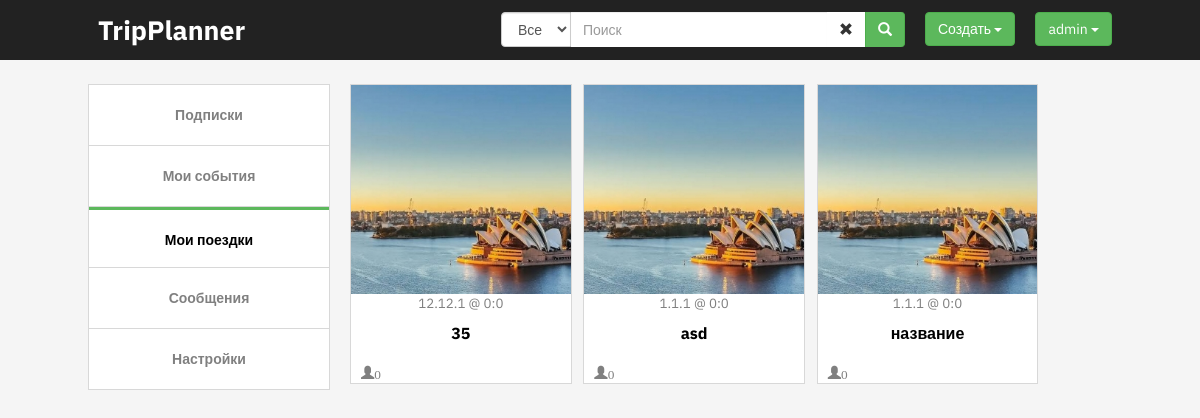
Page /profile/trips (signed in) on the earlier database version.
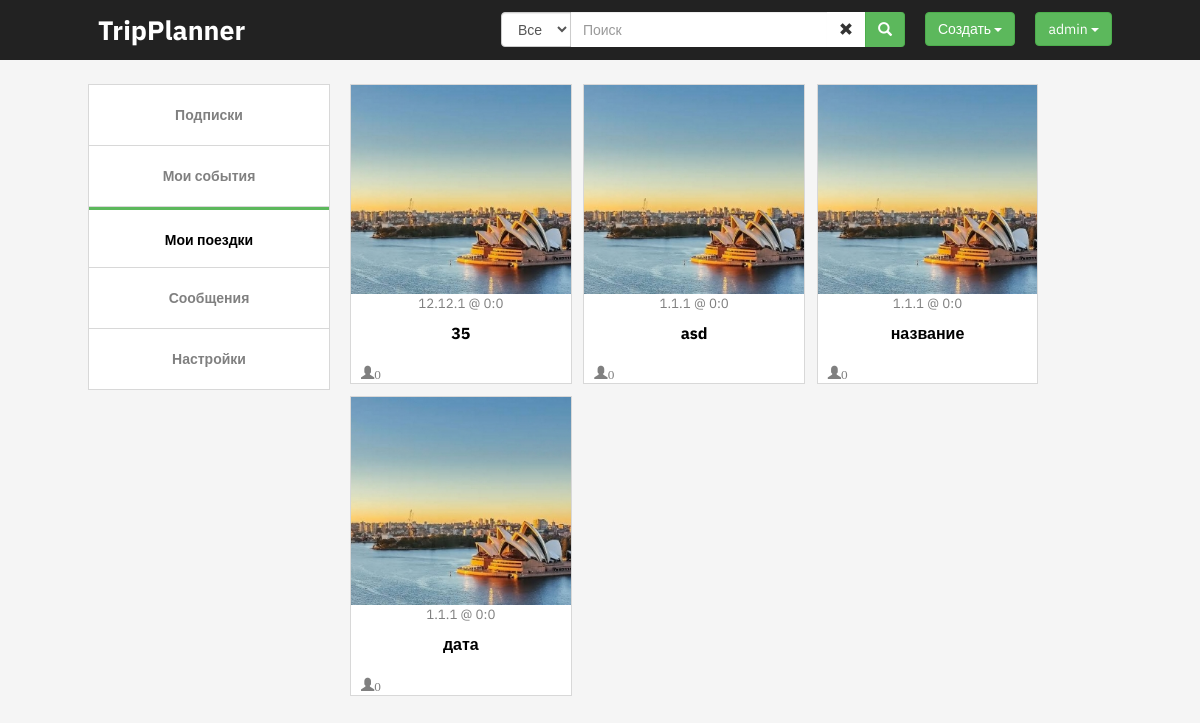
Same page on the later database version.
### main/models.py (models this page shows, shortened)
class BaseEvent(models.Model):
    creater = models.ForeignKey(User, on_delete=models.DO_NOTHING, null=True)
    title = models.CharField(max_length=200, default='')
    description = models.TextField()
    num_of_participants = models.IntegerField(default=0)
    preview = models.ImageField(default='', upload_to='previews')
    date = models.DateTimeField(default=datetime.date.today)
    category = models.ForeignKey(BaseEventCategory, on_delete=models.DO_NOTHING, null=True, blank=True)
    event_manager = EventManager()
    objects = models.Manager()

class Trip(BaseEvent):
    distance = models.IntegerField(default=0)
    duration = models.IntegerField(default=0)
    num_of_places = models.IntegerField(default=0)

class BaseEvent(models.Model):
    creater = models.ForeignKey(User, on_delete=models.DO_NOTHING, null=True)
    title = models.CharField(max_length=200, default='')
    description = models.TextField()
    num_of_participants = models.IntegerField(default=0)
    preview = models.ImageField(default='', upload_to='previews')
    date = models.DateTimeField(default=datetime.date.today)
    category = models.ForeignKey(BaseEventCategory, on_delete=models.DO_NOTHING, null=True, blank=True)
    event_manager = EventManager()
    objects = models.Manager()

### account/views.py (the view)
# urls.py: path('profile/trips', account.views.trips, name='trips'),
@login_required
def trips(request):
	events = Trip.objects.filter(creater=request.user)
	return render(request, "account/account.html", {"events":events})

### account/templates/account/account.html
{% extends "main/base.html" %}
{% load staticfiles %}
{% block content %}
{% include "account/account_menu.html" %}
{% include "main/event_grid.html" %}
{% endblock content %}

### main/templates/main/event_grid.html
<div class='content-grid'>
    {% for event in events%}
    <div class='content-grid-cell'>
        <a href={% url 'event_page' event.id %}>
        <img class='preview' src="{{ event.preview.url}}" />
        <span class='date-span'>{{event.date.month}}.{{event.date.day}}.{{event.date.year}} @ {{event.date.hour}}:{{event.date.minute}}</span>
        <span class='title-span'>{{event.title}}</span>
        </a>
        <div class='grid-footer'>
            <span class="glyphicon glyphicon-user">{{event.num_of_participants}}</span>
        </div>
    </div>
    {% endfor%}
</div>

Differences in the rows shown:
added Trip: preview (picture), date.month "1", date.day "1", date.year "1", date.hour "0", date.minute "0", title "дата", num_of_participants "0"
